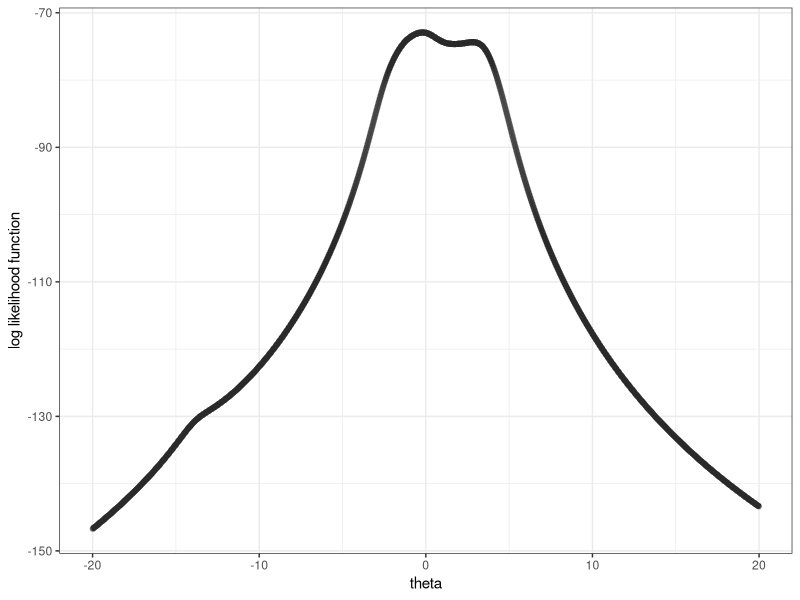

Source code (R):
## ---- chunk 1
knitr::opts_chunk$set(echo = TRUE)
library(tidyverse)
## ---- chunk 2
# Import data
x_value = c(1.77, -0.23, 2.76, 3.80, 3.47, 
            56.75, -1.34, 4.24, -2.44, 3.29, 
            3.71, -2.40, 4.53, -0.07, -1.05, 
            -13.87, -2.53, -1.75, 0.27, 43.21)

# Define the log likelihood function
log_likelihood = function(x, theta) {
  l = -20*log(pi) - sum(log(1+(x-theta)^2))
  return(l)
} 

# Define the first derivative function of the log likelihood function
l_derivative_1 = function(x, theta) {
  l_1 = 2*sum((x-theta)/(1+(x-theta)^2))
  return(l_1)
}

# Define the second derivative function of the log likelihood function
l_derivative_2 = function(x, theta) {
  l_2 = 2*sum(((x-theta)^2-1)/(1+(x-theta)^2)^2)
  return(l_2)
}

# Graph the log likelihood function
theta_range = seq(-20, 20, 0.001)
n_loop = length(theta_range)
log_likelihood_value = numeric(n_loop)
for (i in 1:n_loop) {
  log_likelihood_value[i] = log_likelihood(x_value, theta_range[i])
}
result_l = cbind(theta_range, log_likelihood_value) %>% as.data.frame()
result_l %>% 
  ggplot(aes(x = theta_range, y = log_likelihood_value)) + geom_point(alpha = 0.01) +
  theme_bw() + labs(
    x = "theta",
    y = "log likelihood function"
  )
